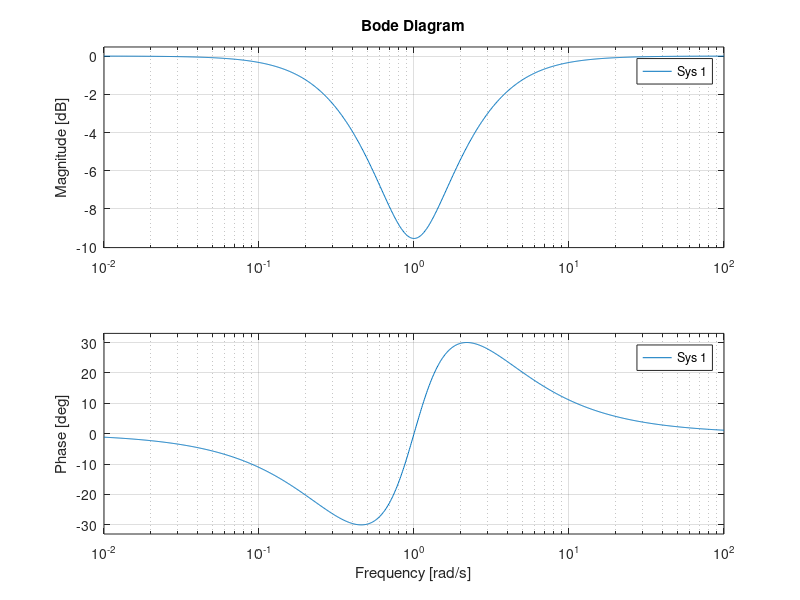

Write the MATLAB code that produced this figure. (Note: this script raises an error after producing the figure.)
clear 
clc

%Bode Plot run before code to avoid error

figure(1)
bode( tf( [1,1,1],[1,3,1] ) )


%%

syms s Vo Ra Cb Cc Rd;
A=[1 0 0 Ra 0 0 0; 
   0 Cb*s 0 0 1 0 0; 
   Cc*s -Cc*s 0 0 0 1 0; 
   0 -1 0 0 0 0 Rd;
   0 0 -1 1 1 0 0; 
   0 0 0 0 -1 1 1; 
   0 0 0 1 0 1 0;]

b=[Vo; Cb*s*Vo; 0; 0; 0; 0; 0]; x=A\b

Ia = x(4)
Va = Ia*Ra
tf = 1 - ( Va / Vo ) %Note tf = V1/Vo
final = simplifyFraction(tf)

%% 1c
syms R C 
Ra = (2*R)
Cb = C
Cc = C
Rd = R/2

final

finalsimplify = (C*(R/2)*s + C*(R/2)*s + C*C*(2*R)*(R/2)*s^2 + 1)/(C*(2*R)*s + C*(R/2)*s + C*(R/2)*s + C*C*(2*R)*(R/2)*s^2 + 1)

